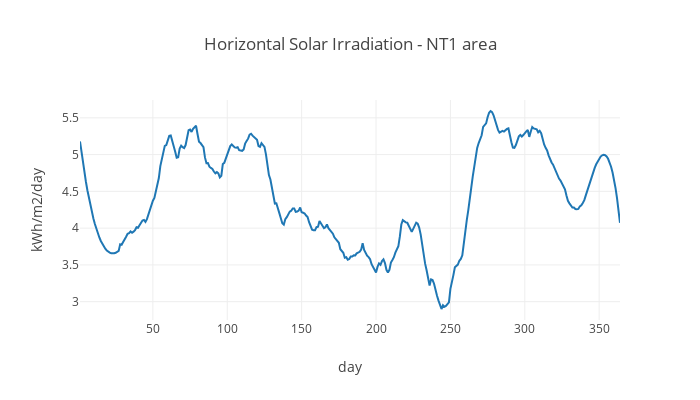

Notebook cell for this chart:
### Code cell
irr = solar_data_df['swv_dwn'].tolist()

trace = go.Scatter(
        y=signal.savgol_filter(irr, 53, 3),  #https://plot.ly/python/smoothing/
        x=arange(1, 365, 1),
        name= 'kWh/m2',
        )

#print(trace)

layout=go.Layout(title="Horizontal Solar Irradiation - NT1 area", 
                 xaxis={'title':'day'},
                 yaxis={'title':'kWh/m2/day'},
                 width=700,
                 height=400,
                )

figure=go.Figure(data=[trace],layout=layout)
plotly.iplot(figure)

### Figure 1 — Plotly figure (JSON) as saved in the notebook; plotly's stock layout.template omitted (floating-point values rounded to 4 significant figures; data arrays with more than 128 entries replaced by an {"elided": "..."} marker saying what was removed)
{"data": [{"name": "kWh/m2", "type": "scatter", "x": {"elided": "364 int values"}, "y": {"elided": "366 float values"}}], "layout": {"height": 400, "title": "Horizontal Solar Irradiation - NT1 area", "width": 700, "xaxis": {"title": "day"}, "yaxis": {"title": "kWh/m2/day"}}}
